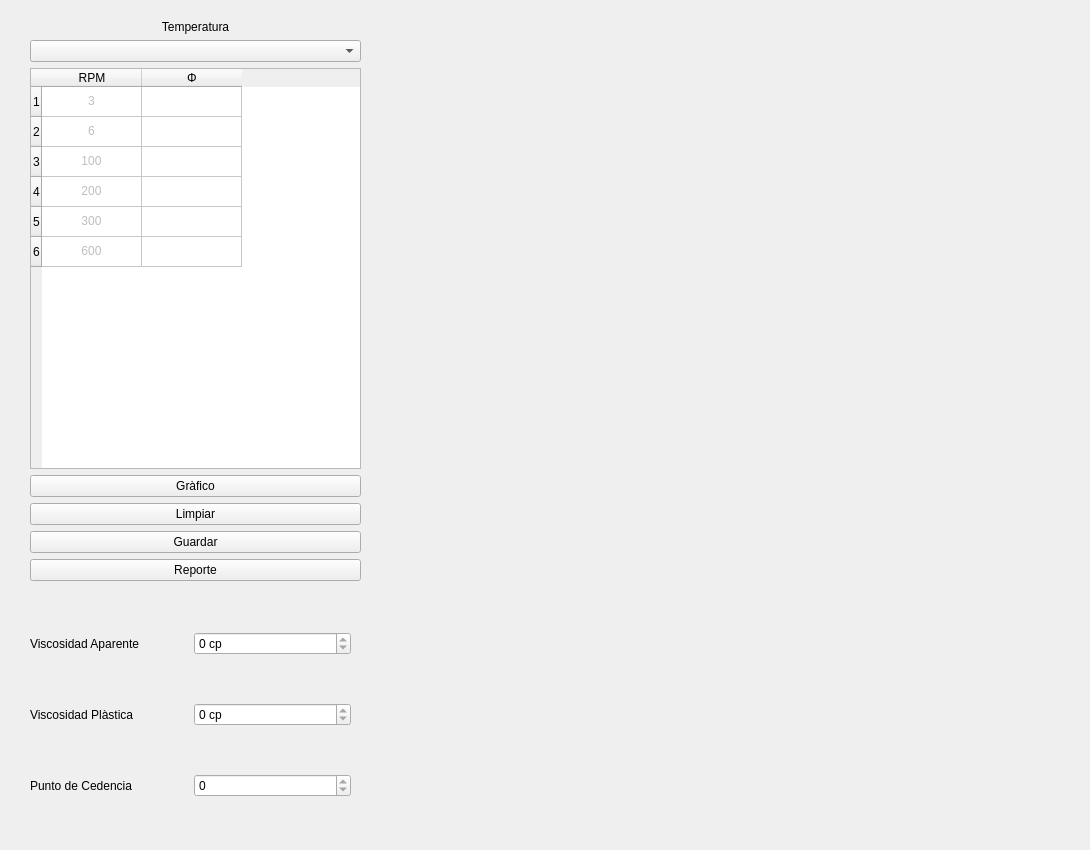
            <widget class="QWidget" name="page">
             <widget class="PlotWidget" name="RM_Widget" native="true">
              <property name="geometry">
               <rect>
                <x>380</x>
                <y>30</y>
                <width>701</width>
                <height>801</height>
               </rect>
              </property>
             </widget>
             <widget class="QWidget" name="gridLayoutWidget">
              <property name="geometry">
               <rect>
                <x>30</x>
                <y>590</y>
                <width>321</width>
                <height>251</height>
               </rect>
              </property>
              <layout class="QGridLayout" name="gridLayout">
               <item row="1" column="0">
                <widget class="QLabel" name="label">
                 <property name="text">
                  <string>Viscosidad Aparente</string>
                 </property>
                </widget>
               </item>
               <item row="3" column="0">
                <widget class="QLabel" name="label_3">
                 <property name="text">
                  <string>Punto de Cedencia</string>
                 </property>
                </widget>
               </item>
               <item row="2" column="0">
                <widget class="QLabel" name="label_2">
                 <property name="text">
                  <string>Viscosidad Plàstica</string>
                 </property>
                </widget>
               </item>
               <item row="1" column="1">
                <widget class="QSpinBox" name="RM_Va">
                 <property name="readOnly">
                  <bool>true</bool>
                 </property>
                 <property name="suffix">
                  <string> cp</string>
                 </property>
                 <property name="prefix">
                  <string/>
                 </property>
                </widget>
               </item>
               <item row="2" column="1">
                <widget class="QSpinBox" name="RM_Vp">
                 <property name="readOnly">
                  <bool>true</bool>
                 </property>
                 <property name="suffix">
                  <string> cp</string>
                 </property>
                </widget>
               </item>
               <item row="3" column="1">
                <widget class="QSpinBox" name="RM_Pc">
                 <property name="readOnly">
                  <bool>true</bool>
                 </property>
                </widget>
               </item>
              </layout>
             </widget>
             <widget class="QWidget" name="verticalLayoutWidget">
              <property name="geometry">
               <rect>
                <x>30</x>
                <y>20</y>
                <width>331</width>
                <height>561</height>
               </rect>
              </property>
              <layout class="QVBoxLayout" name="verticalLayout_4">
               <item>
                <widget class="QLabel" name="label_4">
                 <property name="text">
                  <string>Temperatura</string>
                 </property>
                 <property name="alignment">
                  <set>Qt::AlignCenter</set>
                 </property>
                </widget>
               </item>
               <item>
                <widget class="QComboBox" name="RM_ComboBox"/>
               </item>
               <item>
                <widget class="QTableWidget" name="RM_TableWidget">
                 <row>
                  <property name="text">
                   <string>1</string>
                  </property>
                 </row>
                 <row>
                  <property name="text">
                   <string>2</string>
                  </property>
                 </row>
                 <row>
                  <property name="text">
                   <string>3</string>
                  </property>
                 </row>
                 <row>
                  <property name="text">
                   <string>4</string>
                  </property>
                 </row>
                 <row>
                  <property name="text">
                   <string>5</string>
                  </property>
                 </row>
                 <row>
                  <property name="text">
                   <string>6</string>
                  </property>
                 </row>
                 <column>
                  <property name="text">
                   <string>RPM</string>
                  </property>
                 </column>
                 <column>
                  <property name="text">
                   <string>Φ</string>
                  </property>
                 </column>
                 <item row="0" column="0">
                  <property name="text">
                   <string>3</string>
                  </property>
                  <property name="textAlignment">
                   <set>AlignCenter</set>
                  </property>
                  <property name="flags">
                   <set>ItemIsSelectable|ItemIsDragEnabled|ItemIsDropEnabled|ItemIsUserCheckable</set>
                  </property>
                 </item>
                 <item row="1" column="0">
                  <property name="text">
                   <string>6</string>
                  </property>
                  <property name="textAlignment">
                   <set>AlignCenter</set>
                  </property>
                  <property name="flags">
                   <set>ItemIsSelectable|ItemIsDragEnabled|ItemIsDropEnabled|ItemIsUserCheckable</set>
                  </property>
                 </item>
                 <item row="2" column="0">
                  <property name="text">
                   <string>100</string>
                  </property>
                  <property name="textAlignment">
                   <set>AlignCenter</set>
                  </property>
                  <property name="flags">
                   <set>ItemIsSelectable|ItemIsDragEnabled|ItemIsDropEnabled|ItemIsUserCheckable</set>
                  </property>
                 </item>
                 <item row="3" column="0">
                  <property name="text">
                   <string>200</string>
                  </property>
                  <property name="textAlignment">
                   <set>AlignCenter</set>
                  </property>
                  <property name="flags">
                   <set>ItemIsSelectable|ItemIsDragEnabled|ItemIsDropEnabled|ItemIsUserCheckable</set>
                  </property>
                 </item>
                 <item row="4" column="0">
                  <property name="text">
                   <string>300</string>
                  </property>
                  <property name="textAlignment">
                   <set>AlignCenter</set>
                  </property>
                  <property name="flags">
                   <set>ItemIsSelectable|ItemIsDragEnabled|ItemIsDropEnabled|ItemIsUserCheckable</set>
                  </property>
                 </item>
                 <item row="5" column="0">
                  <property name="text">
                   <string>600</string>
                  </property>
                  <property name="textAlignment">
                   <set>AlignCenter</set>
                  </property>
                  <property name="flags">
                   <set>ItemIsSelectable|ItemIsDragEnabled|ItemIsDropEnabled|ItemIsUserCheckable</set>
                  </property>
                 </item>
                </widget>
               </item>
               <item>
                <widget class="QPushButton" name="RM_Graph">
                 <property name="text">
                  <string>Gràfico</string>
                 </property>
                </widget>
               </item>
               <item>
                <widget class="QPushButton" name="RM_Clear">
                 <property name="text">
                  <string>Limpiar</string>
                 </property>
                </widget>
               </item>
               <item>
                <widget class="QPushButton" name="RM_Save">
                 <property name="text">
                  <string>Guardar</string>
                 </property>
                </widget>
               </item>
               <item>
                <widget class="QPushButton" name="RM_Rep">
                 <property name="text">
                  <string>Reporte</string>
                 </property>
                </widget>
               </item>
              </layout>
             </widget>
            </widget>
